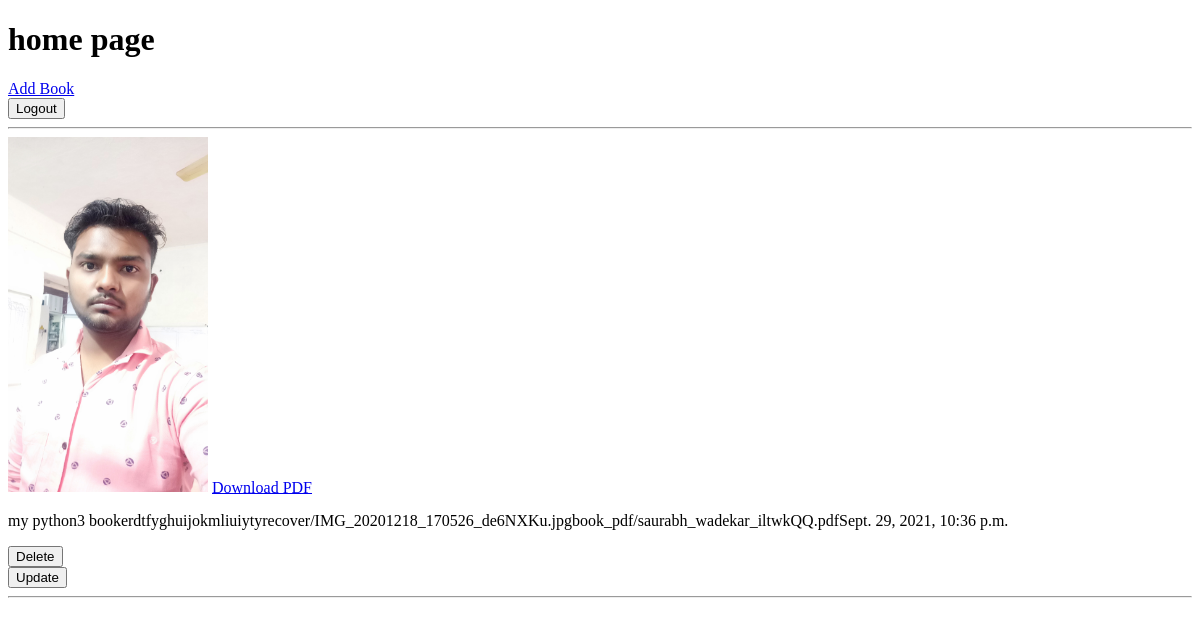
Page / (signed in) on the earlier database version.
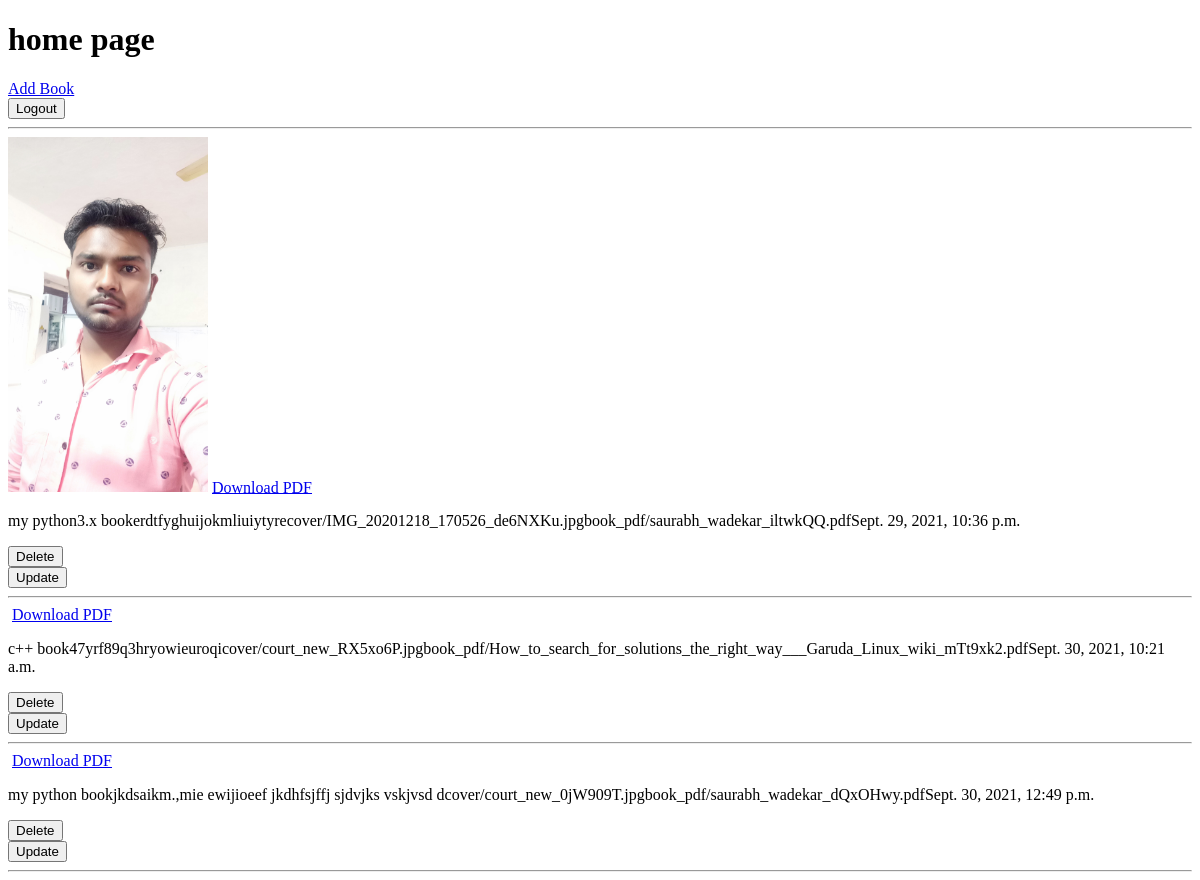
Same page on the later database version.
### app/models.py (models this page shows)
class Book(models.Model):
    title = models.CharField("Title",max_length=100)
    info = models.CharField("Info",max_length=500)
    cover = models.ImageField("Cover",upload_to = "cover")
    book_pdf = models.FileField("Book_PDF",upload_to="book_pdf",validators=[validators.FileExtensionValidator(["pdf"]),])
    datetime = models.DateTimeField("DateTime",auto_now_add=True)

### app/views.py (the view)
# urls.py: path("",views.home),
def home(request):
    if request.user.is_authenticated == False:
        return HttpResponseRedirect("/login-aucount/")
    data = Book.objects.all()
    dict_data = {
        "data":data,
    }
    return render(request,"home.html",dict_data)

### app/templates/home.html (shortened to what this page needs)
<!DOCTYPE html>
<html lang="en">
<head>
</head>
<body>
    <h1>home page</h1>
    <a href="{% url 'addbook' %}">Add Book</a>
    <form action="{% url 'logoutaucont' %}" method="post">
    <button type="submit">Logout</button>
    </form>
    <hr>
    {% for i in data %}
        <img src="media/{{i.cover}}" heigth=200 width=200 alt="">
        <a href="media/{{i.book_pdf}}">Download PDF</a>
        <p>{{i.title}}{{i.info}}{{i.cover}}{{i.book_pdf}}{{i.datetime}}</p>
        <form action="{% url 'deletebook' i.id %}" method="post">
        <button type="submit">Delete</button>
        </form>
        <form action="{% url 'updatebook' i.id %}" method="get">
        <button type="submit">Update</button>
        </form>
        <hr>
    {% endfor %}
</body>
</html>

Differences in the rows shown:
changed Book "erdtfyghuijokmliuiytyre": title "my python3 book" → "my python3.x book"
added Book: title "c++ book", info "47yrf89q3hryowieuroqi", cover "cover/court_new_RX5xo6P.jpg", book_pdf "book_pdf/How_to_search_for_solutions_the_right_way___Garuda_Linux_wiki_mTt9xk2.pdf", datetime "Sept. 30, 2021, 10:21 a.m."
added Book: title "my python book", info "jkdsaikm.,mie ewijioeef jkdhfsjffj sjdvjks vskjvsd d", cover "cover/court_new_0jW909T.jpg", book_pdf "book_pdf/saurabh_wadekar_dQxOHwy.pdf", datetime "Sept. 30, 2021, 12:49 p.m."
